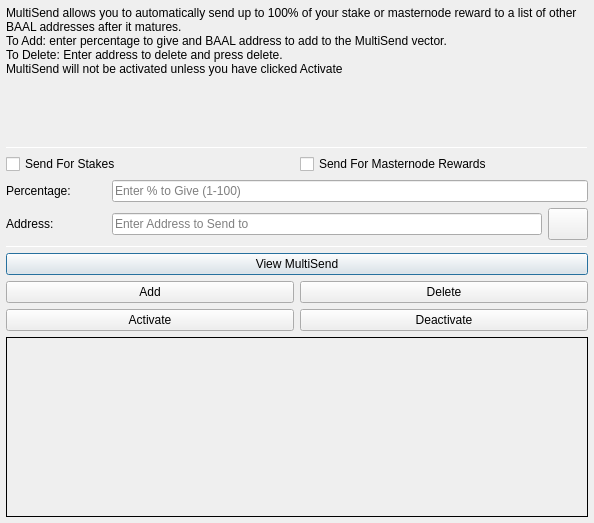
<?xml version="1.0" encoding="UTF-8"?>
<ui version="4.0">
 <class>MultiSendDialog</class>
 <widget class="QDialog" name="MultiSendDialog">
  <property name="windowModality">
   <enum>Qt::NonModal</enum>
  </property>
  <property name="geometry">
   <rect>
    <x>0</x>
    <y>0</y>
    <width>594</width>
    <height>523</height>
   </rect>
  </property>
  <property name="windowTitle">
   <string>MultiSend</string>
  </property>
  <layout class="QVBoxLayout" name="verticalLayout" stretch="0">
   <property name="leftMargin">
    <number>6</number>
   </property>
   <property name="topMargin">
    <number>6</number>
   </property>
   <property name="rightMargin">
    <number>6</number>
   </property>
   <property name="bottomMargin">
    <number>6</number>
   </property>
   <item>
    <layout class="QVBoxLayout" name="verticalLayout_Main" stretch="1,1,1,1,1,1">
     <item>
      <widget class="QLabel" name="label_2">
       <property name="lineWidth">
        <number>1</number>
       </property>
       <property name="text">
        <string>MultiSend allows you to automatically send up to 100% of your stake or masternode reward to a list of other BAAL addresses after it matures.
To Add: enter percentage to give and BAAL address to add to the MultiSend vector.
To Delete: Enter address to delete and press delete.
MultiSend will not be activated unless you have clicked Activate</string>
       </property>
       <property name="alignment">
        <set>Qt::AlignLeading|Qt::AlignLeft|Qt::AlignTop</set>
       </property>
       <property name="wordWrap">
        <bool>true</bool>
       </property>
      </widget>
     </item>
     <item>
      <widget class="Line" name="line">
       <property name="minimumSize">
        <size>
         <width>0</width>
         <height>1</height>
        </size>
       </property>
       <property name="maximumSize">
        <size>
         <width>16777215</width>
         <height>1</height>
        </size>
       </property>
       <property name="orientation">
        <enum>Qt::Horizontal</enum>
       </property>
      </widget>
     </item>
     <item>
      <layout class="QVBoxLayout" name="verticalLayout_Settings">
       <item>
        <layout class="QHBoxLayout" name="horizontalLayout">
         <item>
          <widget class="QCheckBox" name="multiSendStakeCheckBox">
           <property name="text">
            <string>Send For Stakes</string>
           </property>
          </widget>
         </item>
         <item>
          <widget class="QCheckBox" name="multiSendMasternodeCheckBox">
           <property name="text">
            <string>Send For Masternode Rewards</string>
           </property>
          </widget>
         </item>
        </layout>
       </item>
       <item>
        <layout class="QHBoxLayout" name="horizontalLayout_6">
         <item>
          <widget class="QLabel" name="label">
           <property name="minimumSize">
            <size>
             <width>100</width>
             <height>0</height>
            </size>
           </property>
           <property name="toolTip">
            <string>Percentage of stake to send</string>
           </property>
           <property name="text">
            <string>Percentage:</string>
           </property>
          </widget>
         </item>
         <item>
          <widget class="QLineEdit" name="multiSendPercentEdit">
           <property name="toolTip">
            <string>Enter whole numbers 1 - 100</string>
           </property>
           <property name="placeholderText">
            <string>Enter % to Give (1-100)</string>
           </property>
          </widget>
         </item>
        </layout>
       </item>
       <item>
        <layout class="QHBoxLayout" name="horizontalLayout_7">
         <item>
          <widget class="QLabel" name="label_5">
           <property name="minimumSize">
            <size>
             <width>100</width>
             <height>0</height>
            </size>
           </property>
           <property name="toolTip">
            <string>Address to send portion of stake to</string>
           </property>
           <property name="text">
            <string>Address:</string>
           </property>
          </widget>
         </item>
         <item>
          <widget class="QLineEdit" name="multiSendAddressEdit">
           <property name="toolTip">
            <string/>
           </property>
           <property name="placeholderText">
            <string>Enter Address to Send to</string>
           </property>
          </widget>
         </item>
         <item>
          <widget class="QPushButton" name="addressBookButton">
           <property name="maximumSize">
            <size>
             <width>16777215</width>
             <height>32</height>
            </size>
           </property>
           <property name="toolTip">
            <string>Choose an address from the address book</string>
           </property>
           <property name="text">
            <string/>
           </property>
           <property name="icon">
            <iconset resource="../baalcoin.qrc">
             <normaloff>:/icons/address-book</normaloff>:/icons/address-book</iconset>
           </property>
           <property name="shortcut">
            <string>Alt+A</string>
           </property>
           <property name="autoDefault">
            <bool>false</bool>
           </property>
          </widget>
         </item>
        </layout>
       </item>
      </layout>
     </item>
     <item>
      <widget class="Line" name="line_2">
       <property name="minimumSize">
        <size>
         <width>0</width>
         <height>1</height>
        </size>
       </property>
       <property name="maximumSize">
        <size>
         <width>16777215</width>
         <height>1</height>
        </size>
       </property>
       <property name="orientation">
        <enum>Qt::Horizontal</enum>
       </property>
      </widget>
     </item>
     <item>
      <layout class="QVBoxLayout" name="verticalLayout_Buttons">
       <item>
        <layout class="QHBoxLayout" name="horizontalLayout_4">
         <item>
          <widget class="QPushButton" name="viewButton">
           <property name="toolTip">
            <string/>
           </property>
           <property name="statusTip">
            <string>View MultiSend Vector</string>
           </property>
           <property name="text">
            <string>View MultiSend</string>
           </property>
          </widget>
         </item>
        </layout>
       </item>
       <item>
        <layout class="QHBoxLayout" name="horizontalLayout_2">
         <item>
          <widget class="QPushButton" name="addButton">
           <property name="toolTip">
            <string/>
           </property>
           <property name="statusTip">
            <string>Add to MultiSend Vector</string>
           </property>
           <property name="text">
            <string>Add</string>
           </property>
          </widget>
         </item>
         <item>
          <widget class="QPushButton" name="deleteButton">
           <property name="toolTip">
            <string/>
           </property>
           <property name="statusTip">
            <string>Delete Address From MultiSend Vector</string>
           </property>
           <property name="text">
            <string>Delete</string>
           </property>
          </widget>
         </item>
        </layout>
       </item>
       <item>
        <layout class="QHBoxLayout" name="horizontalLayout_5">
         <item>
          <widget class="QPushButton" name="activateButton">
           <property name="statusTip">
            <string>Activate MultiSend</string>
           </property>
           <property name="text">
            <string>Activate</string>
           </property>
          </widget>
         </item>
         <item>
          <widget class="QPushButton" name="disableButton">
           <property name="statusTip">
            <string>Deactivate MultiSend</string>
           </property>
           <property name="text">
            <string>Deactivate</string>
           </property>
          </widget>
         </item>
        </layout>
       </item>
      </layout>
     </item>
     <item>
      <widget class="QLabel" name="message">
       <property name="minimumSize">
        <size>
         <width>0</width>
         <height>180</height>
        </size>
       </property>
       <property name="frameShape">
        <enum>QFrame::Panel</enum>
       </property>
       <property name="frameShadow">
        <enum>QFrame::Plain</enum>
       </property>
       <property name="lineWidth">
        <number>1</number>
       </property>
       <property name="midLineWidth">
        <number>1</number>
       </property>
       <property name="text">
        <string/>
       </property>
       <property name="alignment">
        <set>Qt::AlignLeading|Qt::AlignLeft|Qt::AlignTop</set>
       </property>
       <property name="wordWrap">
        <bool>true</bool>
       </property>
      </widget>
     </item>
    </layout>
   </item>
  </layout>
 </widget>
 <resources>
  <include location="../baalcoin.qrc"/>
 </resources>
 <connections/>
</ui>
